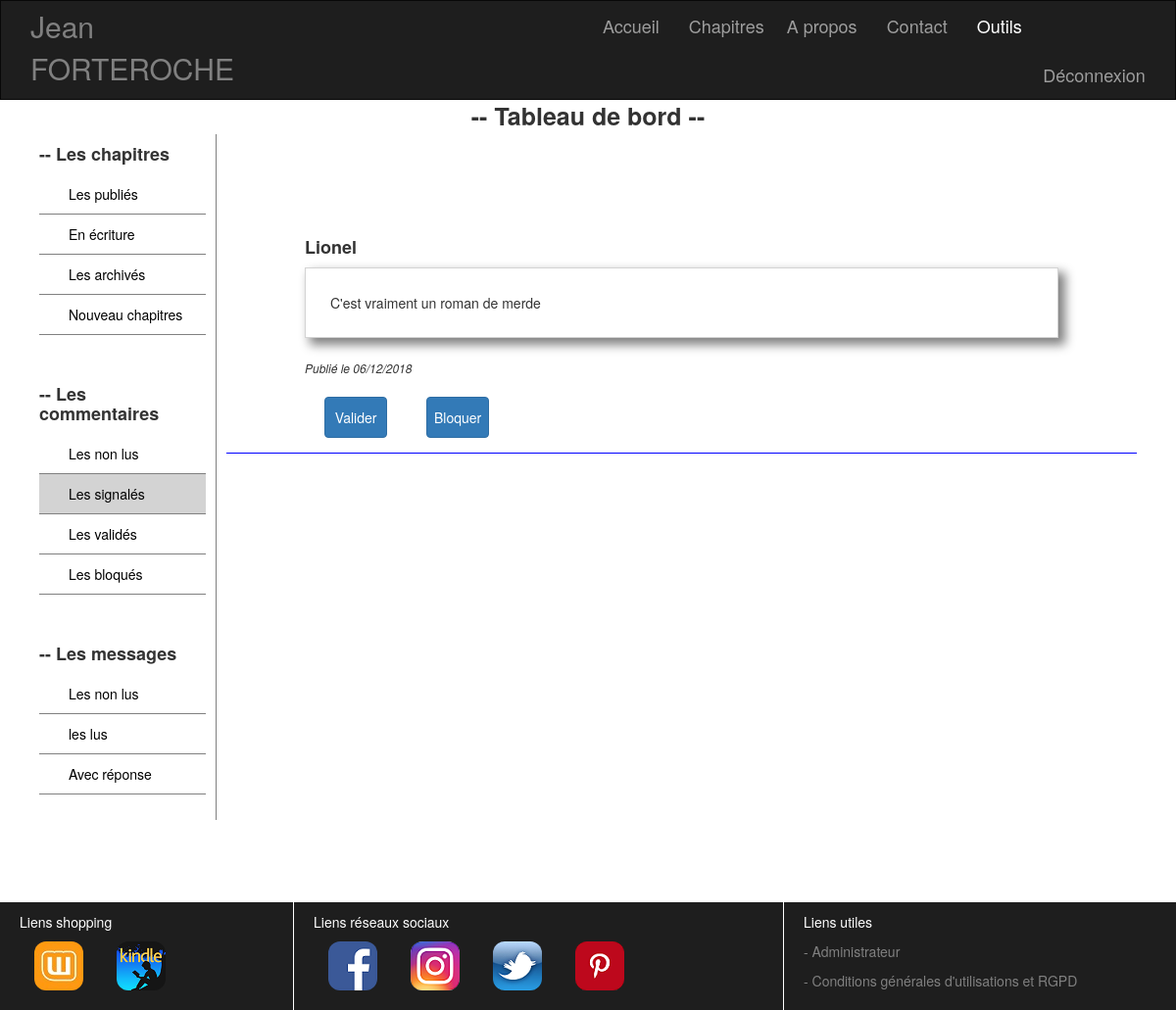
The app's page /index.php?callPage=dashboardDisplayOneComment&stateComment=1&idComment=7 (signed in) with its own data.
### tables this page shows
CREATE TABLE IF NOT EXISTS `commentchapter` (
  `id` int(11) NOT NULL AUTO_INCREMENT,
  `idChapter` int(11) NOT NULL,
  `contentComment` text NOT NULL,
  `pseudo` varchar(255) NOT NULL,
  `stateComment` int(1) NOT NULL,
  `publicationDate` datetime NOT NULL,
  PRIMARY KEY (`id`)
);

### view/model/modelComment.php (called while the page is built, shortened)
<?php
require_once("./view/model/modelLogBDD.php");
class modelComment
{
    private $BDD;
    public function __construct()
    {
      $this->BDD = new BDD();
    }
    public function getDisplayOneComment($idComment)
    {
        $donneesDisplayOneComment = $this->BDD->connexionBDD()->prepare('SELECT * FROM commentChapter WHERE id=:a ');
        $donneesDisplayOneComment->execute(array('a'=>$idComment));
        $donneesDisplayOneComment = $donneesDisplayOneComment->fetch();
        return $donneesDisplayOneComment;
    }
}

### view/model/modelLogBDD.php (called while the page is built)
<?php
class BDD
{
    public function connexionBDD()
    {
    return new PDO('mysql:host=localhost;dbname=projet_3', 'root', '');
    }
}

### view/comment/viewDisplayOneComment.php (the view, shortened to what this page needs)
<?php
    $dateFr = date("d/m/Y", strtotime($displayOneComment['publicationDate']));
?>
    <div class="col-lg-12 sectionComment"><h4><strong><?= $displayOneComment['pseudo'] ?></strong></h4>
      <div class="comment"><?= $displayOneComment['contentComment'] ?></div><br/>
      <em class="autor">Publié le <?= $dateFr ?></em><br/><br/>
<?php
      if (( $_GET['stateComment'] == 0) or ( $_GET['stateComment'] == 1) or ( $_GET['stateComment'] == 3))
      { ?>
          <form action="./index.php?callPage=updateCommentChapterPageDashboard" method="post">
              <button type="submit" id="submit" name="submit" class="btn btn-primary col-lg-1">Valider</button>
          </form>
<?php
      }
      else { echo""; }
    if (( $_GET['stateComment'] == 0) or ( $_GET['stateComment'] == 1) or ( $_GET['stateComment'] == 2))
    { ?>
        <form action="./index.php?callPage=updateCommentChapterPageDashboard" method="post">
            <button type="submit" id="submit" name="submit" class="btn btn-primary col-lg-1">Bloquer</button>
        </form>
<?php
    }
      else { echo ""; }
?>
    </div>

### css/cssBody.css (style rules this page uses)
[class*="col-"] { min-height: 100%; margin: 0; padding: 0; }
.row { margin: 0; padding: 0; }

### css/cssMiddlePage.css (style rules this page uses)
.autor { font-size: 12px; }
.sectionComment { margin: 30px 0; padding: 15px 80px; border-bottom: 1px solid blue; word-wrap: break-word; }
.comment { border: 1px solid lightgrey; padding: 25px; box-shadow: 6px 6px 10px 1px grey; }
.btn { margin: 0 20px; padding: 10px 0; }

### records on screen
commentchapter: pseudo "Lionel", contentComment "C'est vraiment un roman de merde", publicationDate "06/12/2018"
